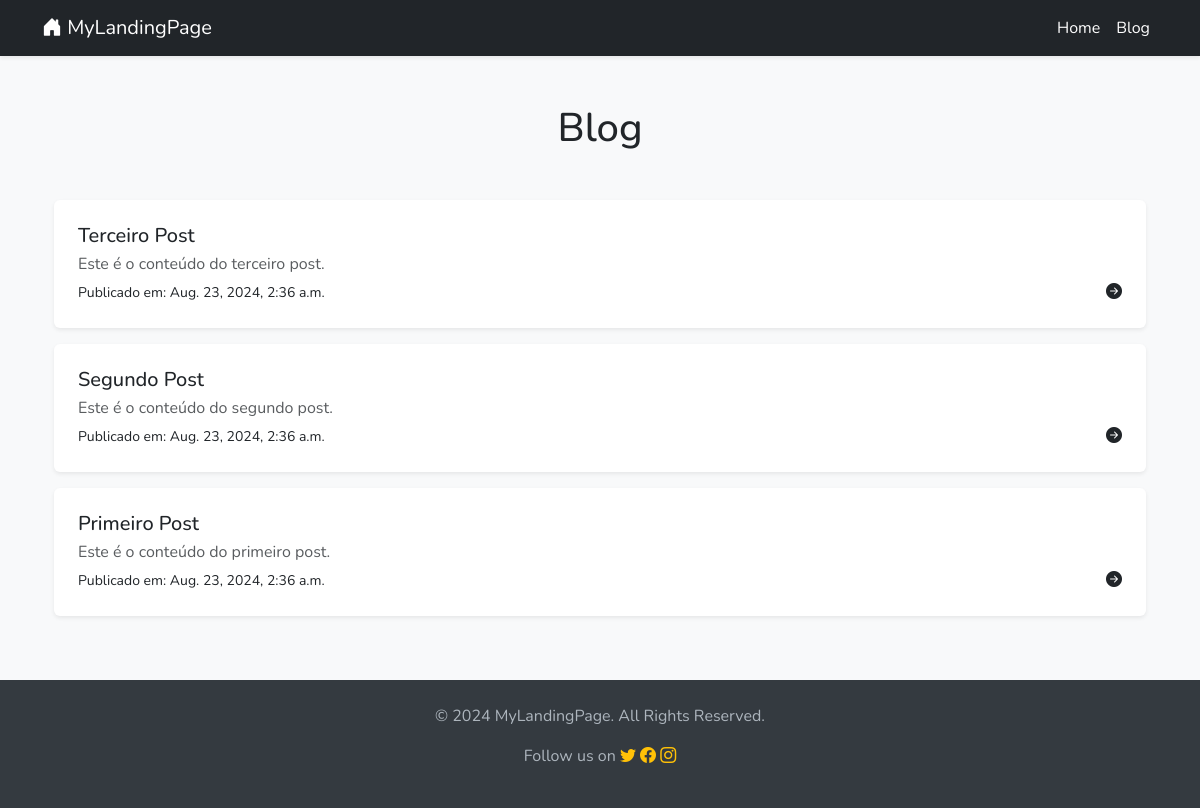
Screenshot of /blog/ with the database file from the repository.
### blog/models.py (models this page shows, shortened)
class Post(models.Model):
    title = models.CharField(max_length=200)
    slug = models.SlugField(unique=True)
    content = models.TextField()
    created_at = models.DateTimeField(auto_now_add=True)

### blog/views.py (the view)
# urls.py: path('', views.blog_home, name='blog_home'),
def blog_home(request):
    posts = Post.objects.all().order_by('-created_at')
    return render(request, 'blog/home.html', {'posts': posts})

### blog/templates/blog/home.html (shortened to what this page needs)
{% extends 'base.html' %}
{% block content %}
<div class="container">
    <h1 class="text-center mb-5">Blog</h1>
    <div class="list-group">
        {% for post in posts %}
            <a href="{% url 'post_detail' slug=post.slug %}" class="list-group-item list-group-item-action mb-3 p-4 shadow-sm rounded bg-white border-0">
                <h5 class="mb-1">{{ post.title }}</h5>
                <p class="mb-1 text-muted">{{ post.content|truncatewords:20 }}</p>
                <small>Publicado em: {{ post.created_at }}</small>
                <div class="float-end">
                    <i class="bi bi-arrow-right-circle-fill"></i>
                </div>
            </a>
        {% endfor %}
    </div>
</div>
{% endblock %}

### blog/templates/base.html (shortened to what this page needs)
<!DOCTYPE html>
<html lang="en">
<head>
    <link href="https://cdn.jsdelivr.net/npm/bootstrap@5.3.2/dist/css/bootstrap.min.css" rel="stylesheet">
    <link href="https://cdn.jsdelivr.net/npm/bootstrap-icons/font/bootstrap-icons.css" rel="stylesheet">
</head>
<body>
    <nav class="navbar navbar-expand-lg navbar-dark bg-dark shadow-sm">
        <div class="container">
            <a class="navbar-brand" href="{% url 'index' %}">
                <i class="bi bi-house-door-fill"></i> MyLandingPage
            </a>
            <div class="collapse navbar-collapse" id="navbarNav">
                <ul class="navbar-nav ms-auto">
                    <li class="nav-item">
                        <a class="nav-link" href="{% url 'index' %}">Home</a>
                    </li>
                    <li class="nav-item">
                        <a class="nav-link" href="{% url 'blog_home' %}">Blog</a>
                    </li>
                </ul>
            </div>
        </div>
    </nav>
    <main class="container my-5">
        {% block content %}
        {% endblock %}
    </main>
    <footer class="footer py-4 mt-5">
        <div class="container text-center">
            <p>&copy; 2024 MyLandingPage. All Rights Reserved.</p>
            <p>Follow us on
                <a href="#"><i class="bi bi-twitter"></i></a>
                <a href="#"><i class="bi bi-facebook"></i></a>
                <a href="#"><i class="bi bi-instagram"></i></a>
            </p>
        </div>
    </footer>
</body>
</html>

### blog/templates/base.html (style rules this page uses)
body { font-family: 'Nunito', sans-serif; background-color: #f8f9fa; }
.navbar-dark .navbar-nav .nav-link { color: #fff; transition: color 0.2s; }
.footer { background-color: #343a40; color: #adb5bd; }
.footer a { color: #ffc107; text-decoration: none; }

### rows the page displays
Post: title "Terceiro Post", content "Este é o conteúdo do terceiro post.", created_at "Aug. 23, 2024, 2:36 a.m."
Post: title "Segundo Post", content "Este é o conteúdo do segundo post.", created_at "Aug. 23, 2024, 2:36 a.m."
Post: title "Primeiro Post", content "Este é o conteúdo do primeiro post.", created_at "Aug. 23, 2024, 2:36 a.m."
